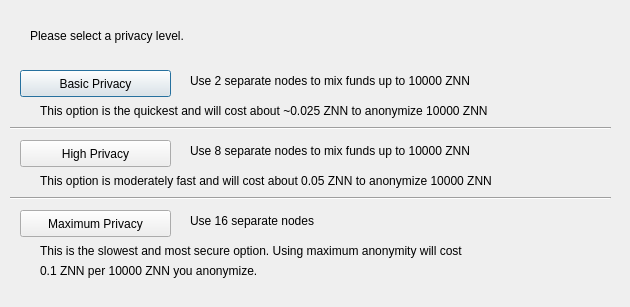
<?xml version="1.0" encoding="UTF-8"?>
<ui version="4.0">
 <class>ObfuscationConfig</class>
 <widget class="QDialog" name="ObfuscationConfig">
  <property name="geometry">
   <rect>
    <x>0</x>
    <y>0</y>
    <width>630</width>
    <height>307</height>
   </rect>
  </property>
  <property name="windowTitle">
   <string>Configure Obfuscation</string>
  </property>
  <widget class="QPushButton" name="buttonBasic">
   <property name="geometry">
    <rect>
     <x>20</x>
     <y>70</y>
     <width>151</width>
     <height>27</height>
    </rect>
   </property>
   <property name="text">
    <string>Basic Privacy</string>
   </property>
  </widget>
  <widget class="QPushButton" name="buttonHigh">
   <property name="geometry">
    <rect>
     <x>20</x>
     <y>140</y>
     <width>151</width>
     <height>27</height>
    </rect>
   </property>
   <property name="text">
    <string>High Privacy</string>
   </property>
  </widget>
  <widget class="QPushButton" name="buttonMax">
   <property name="geometry">
    <rect>
     <x>20</x>
     <y>210</y>
     <width>151</width>
     <height>27</height>
    </rect>
   </property>
   <property name="text">
    <string>Maximum Privacy</string>
   </property>
  </widget>
  <widget class="QLabel" name="label">
   <property name="geometry">
    <rect>
     <x>30</x>
     <y>20</y>
     <width>571</width>
     <height>31</height>
    </rect>
   </property>
   <property name="text">
    <string>Please select a privacy level.</string>
   </property>
  </widget>
  <widget class="QLabel" name="label_2">
   <property name="geometry">
    <rect>
     <x>190</x>
     <y>70</y>
     <width>421</width>
     <height>21</height>
    </rect>
   </property>
   <property name="text">
    <string>Use 2 separate nodes to mix funds up to 10000 ZNN</string>
   </property>
  </widget>
  <widget class="QLabel" name="label_3">
   <property name="geometry">
    <rect>
     <x>190</x>
     <y>140</y>
     <width>411</width>
     <height>21</height>
    </rect>
   </property>
   <property name="text">
    <string>Use 8 separate nodes to mix funds up to 10000 ZNN</string>
   </property>
  </widget>
  <widget class="QLabel" name="label_4">
   <property name="geometry">
    <rect>
     <x>190</x>
     <y>210</y>
     <width>421</width>
     <height>21</height>
    </rect>
   </property>
   <property name="text">
    <string>Use 16 separate nodes</string>
   </property>
  </widget>
  <widget class="QLabel" name="label_6">
   <property name="geometry">
    <rect>
     <x>40</x>
     <y>100</y>
     <width>561</width>
     <height>21</height>
    </rect>
   </property>
   <property name="text">
    <string>This option is the quickest and will cost about ~0.025 ZNN to anonymize 10000 ZNN</string>
   </property>
  </widget>
  <widget class="QLabel" name="label_7">
   <property name="geometry">
    <rect>
     <x>40</x>
     <y>170</y>
     <width>561</width>
     <height>21</height>
    </rect>
   </property>
   <property name="text">
    <string>This option is moderately fast and will cost about 0.05 ZNN to anonymize 10000 ZNN</string>
   </property>
  </widget>
  <widget class="QLabel" name="label_8">
   <property name="geometry">
    <rect>
     <x>40</x>
     <y>240</y>
     <width>561</width>
     <height>21</height>
    </rect>
   </property>
   <property name="text">
    <string>This is the slowest and most secure option. Using maximum anonymity will cost</string>
   </property>
  </widget>
  <widget class="QLabel" name="label_9">
   <property name="geometry">
    <rect>
     <x>40</x>
     <y>260</y>
     <width>561</width>
     <height>21</height>
    </rect>
   </property>
   <property name="text">
    <string>0.1 ZNN per 10000 ZNN you anonymize.</string>
   </property>
  </widget>
  <widget class="Line" name="line">
   <property name="geometry">
    <rect>
     <x>10</x>
     <y>120</y>
     <width>601</width>
     <height>16</height>
    </rect>
   </property>
   <property name="orientation">
    <enum>Qt::Horizontal</enum>
   </property>
  </widget>
  <widget class="Line" name="line_2">
   <property name="geometry">
    <rect>
     <x>10</x>
     <y>190</y>
     <width>601</width>
     <height>16</height>
    </rect>
   </property>
   <property name="orientation">
    <enum>Qt::Horizontal</enum>
   </property>
  </widget>
 </widget>
 <resources/>
 <connections/>
</ui>
